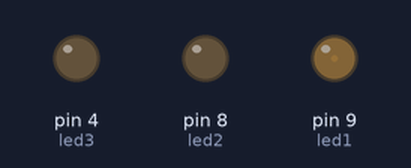
Recording of a sketch running on a simulated Arduino Uno, built with avr-gcc and run on an emulated ATmega328P. Parts: output pins drawn as LEDs (lit = HIGH).

Above: at 0.05 s.
At 0.95 s:
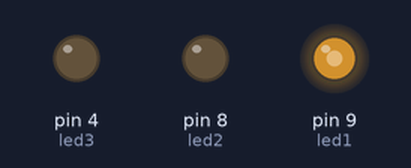
At 1.4 s:
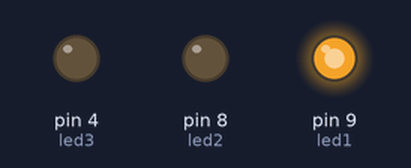
At 2.75 s:
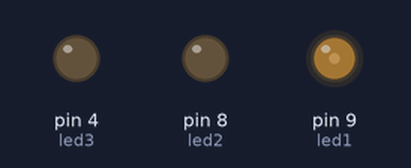
Timing chart, 0 to 7.2 s (numbered marks = the images above):
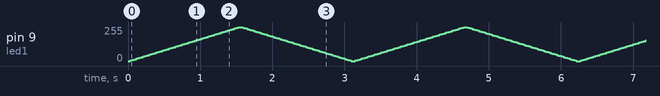

The sketch:

Blink.ino
```cpp
int led1 = 9;
int led2 = 8;
int led3 = 4;

void setup() {
  pinMode(led1, OUTPUT);
  pinMode(led2, OUTPUT);
  pinMode(led3, OUTPUT);
}

void loop() {
  for(int luminosity = 0; luminosity <= 255; luminosity+=5){
    analogWrite(led1, luminosity);
    delay(30);
  }

  for(int luminosity = 255; luminosity >= 0; luminosity-=5){
    analogWrite(led1, luminosity);
    delay(30);
  }
}
```
